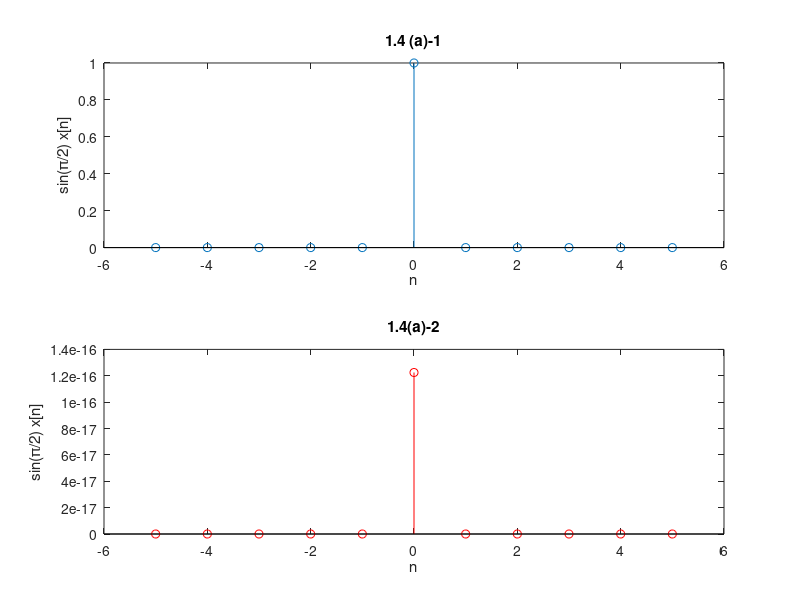

Write MATLAB code to recreate this figure.
n= -5:1:5;
x1=[zeros(1,5) 1 zeros(1,5)];
x2=2*x1;
y1=sin((pi/2)*x1);
y2=sin((pi/2)*x2);
subplot(2,1,1);
stem(n,y1);
title('1.4 (a)-1');
xlabel('n');
ylabel('sin(\pi/2) x[n]');
subplot(2,1,2);
stem(n,y2,'r');
title('1.4(a)-2');
xlabel('n');
ylabel('sin(\pi/2) x[n]');
